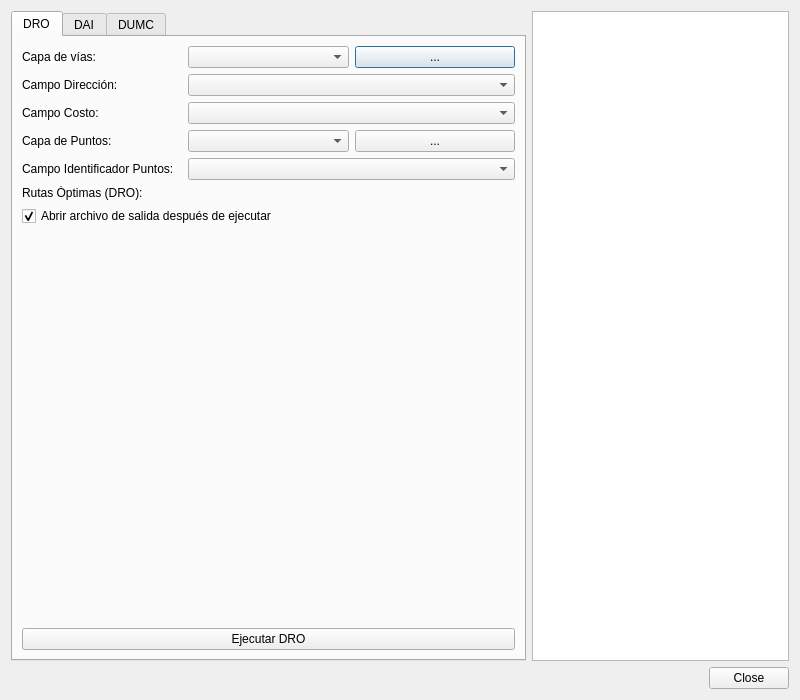
<?xml version="1.0" encoding="UTF-8"?>
<ui version="4.0">
 <class>MiPluginAnalisisRedesDialogBase</class>
 <widget class="QDialog" name="MiPluginAnalisisRedesDialogBase">
  <property name="geometry">
   <rect>
    <x>0</x>
    <y>0</y>
    <width>800</width>
    <height>700</height>
   </rect>
  </property>
  <property name="windowTitle">
   <string>Plugin de Análisis de Redes de Transporte</string>
  </property>
  <layout class="QVBoxLayout" name="verticalLayout_Main">
   <item>
    <layout class="QHBoxLayout" name="horizontalLayout_Top" stretch="2,1">
     <item>
      <widget class="QTabWidget" name="tabWidgetMain">
       <property name="currentIndex">
        <number>0</number>
       </property>
       <widget class="QWidget" name="tabDRO">
        <attribute name="title">
         <string>DRO</string>
        </attribute>
        <layout class="QVBoxLayout" name="verticalLayout_DRO">
         <item>
          <layout class="QGridLayout" name="gridLayout_DRO_Inputs">
           <item row="0" column="0">
            <widget class="QLabel" name="label_dro_vias">
             <property name="text">
              <string>Capa de vías:</string>
             </property>
            </widget>
           </item>
           <item row="0" column="1">
            <widget class="QgsMapLayerComboBox" name="mMapLayerComboBox_dro_vias"/>
           </item>
           <item row="0" column="2">
            <widget class="QPushButton" name="mPushButton_dro_vias_browse">
             <property name="toolTip">
              <string>Examinar capa de vías en el disco</string>
             </property>
             <property name="text">
              <string>...</string>
             </property>
            </widget>
           </item>
           <item row="1" column="0">
            <widget class="QLabel" name="label_dro_direccion">
             <property name="text">
              <string>Campo Dirección:</string>
             </property>
            </widget>
           </item>
           <item row="1" column="1" colspan="2">
            <widget class="QgsFieldComboBox" name="mFieldComboBox_dro_direccion"/>
           </item>
           <item row="2" column="0">
            <widget class="QLabel" name="label_dro_costo">
             <property name="text">
              <string>Campo Costo:</string>
             </property>
            </widget>
           </item>
           <item row="2" column="1" colspan="2">
            <widget class="QgsFieldComboBox" name="mFieldComboBox_dro_costo"/>
           </item>
           <item row="3" column="0">
            <widget class="QLabel" name="label_dro_puntos">
             <property name="text">
              <string>Capa de Puntos:</string>
             </property>
            </widget>
           </item>
           <item row="3" column="1">
            <widget class="QgsMapLayerComboBox" name="mMapLayerComboBox_dro_puntos"/>
           </item>
           <item row="3" column="2">
            <widget class="QPushButton" name="mPushButton_dro_puntos_browse">
             <property name="toolTip">
              <string>Examinar capa de puntos en el disco</string>
             </property>
             <property name="text">
              <string>...</string>
             </property>
            </widget>
           </item>
           <item row="4" column="0">
            <widget class="QLabel" name="label_dro_id_puntos">
             <property name="text">
              <string>Campo Identificador Puntos:</string>
             </property>
            </widget>
           </item>
           <item row="4" column="1" colspan="2">
            <widget class="QgsFieldComboBox" name="mFieldComboBox_dro_id_puntos"/>
           </item>
           <item row="5" column="0">
            <widget class="QLabel" name="label_dro_salida">
             <property name="text">
              <string>Rutas Óptimas (DRO):</string>
             </property>
            </widget>
           </item>
           <item row="5" column="1" colspan="2">
            <widget class="QgsFileWidget" name="mFileWidget_dro_salida"/>
           </item>
          </layout>
         </item>
         <item>
          <widget class="QCheckBox" name="mCheckBox_dro_abrir_salida">
           <property name="text">
            <string>Abrir archivo de salida después de ejecutar</string>
           </property>
           <property name="checked">
            <bool>true</bool>
           </property>
          </widget>
         </item>
         <item>
          <spacer name="verticalSpacer_DRO">
           <property name="orientation">
            <enum>Qt::Vertical</enum>
           </property>
           <property name="sizeHint" stdset="0">
            <size>
             <width>20</width>
             <height>40</height>
            </size>
           </property>
          </spacer>
         </item>
         <item>
          <widget class="QPushButton" name="pushButton_run_dro">
           <property name="text">
            <string>Ejecutar DRO</string>
           </property>
          </widget>
         </item>
        </layout>
       </widget>
       <widget class="QWidget" name="tabDAI">
        <attribute name="title">
         <string>DAI</string>
        </attribute>
        <layout class="QVBoxLayout" name="verticalLayout_DAI">
         <item>
          <layout class="QGridLayout" name="gridLayout_DAI_Inputs">
           <item row="0" column="0">
            <widget class="QLabel" name="label_dai_vias">
             <property name="text">
              <string>Capa de vías:</string>
             </property>
            </widget>
           </item>
           <item row="0" column="1">
            <widget class="QgsMapLayerComboBox" name="mMapLayerComboBox_dai_vias"/>
           </item>
           <item row="0" column="2">
            <widget class="QPushButton" name="mPushButton_dai_vias_browse">
             <property name="toolTip">
              <string>Examinar capa de vías en el disco</string>
             </property>
             <property name="text">
              <string>...</string>
             </property>
            </widget>
           </item>
           <item row="1" column="0">
            <widget class="QLabel" name="label_dai_direccion">
             <property name="text">
              <string>Campo Dirección:</string>
             </property>
            </widget>
           </item>
           <item row="1" column="1" colspan="2">
            <widget class="QgsFieldComboBox" name="mFieldComboBox_dai_direccion"/>
           </item>
           <item row="2" column="0">
            <widget class="QLabel" name="label_dai_costo">
             <property name="text">
              <string>Campo Costo:</string>
             </property>
            </widget>
           </item>
           <item row="2" column="1" colspan="2">
            <widget class="QgsFieldComboBox" name="mFieldComboBox_dai_costo"/>
           </item>
           <item row="3" column="0">
            <widget class="QLabel" name="label_dai_puntos">
             <property name="text">
              <string>Capa de Puntos (Centrales):</string>
             </property>
            </widget>
           </item>
           <item row="3" column="1">
            <widget class="QgsMapLayerComboBox" name="mMapLayerComboBox_dai_puntos"/>
           </item>
           <item row="3" column="2">
            <widget class="QPushButton" name="mPushButton_dai_puntos_browse">
             <property name="toolTip">
              <string>Examinar capa de puntos en el disco</string>
             </property>
             <property name="text">
              <string>...</string>
             </property>
            </widget>
           </item>
           <item row="4" column="0">
            <widget class="QLabel" name="label_dai_id_puntos">
             <property name="text">
              <string>Campo Identificador Puntos:</string>
             </property>
            </widget>
           </item>
           <item row="4" column="1" colspan="2">
            <widget class="QgsFieldComboBox" name="mFieldComboBox_dai_id_puntos"/>
           </item>
           <item row="5" column="0">
            <widget class="QLabel" name="label_dai_umbral">
             <property name="text">
              <string>Umbral de Costo (tiempo):</string>
             </property>
            </widget>
           </item>
           <item row="5" column="1" colspan="2">
            <widget class="QgsDoubleSpinBox" name="mDoubleSpinBox_dai_umbral">
             <property name="decimals">
              <number>2</number> </property>
             <property name="maximum">
              <double>999999.99</double> </property>
             <property name="minimum">
              <double>0.0</double> </property>
             <property name="value">
              <double>0.0</double> </property>
             <property name="singleStep">
              <double>1.0</double> </property>
            </widget>
           </item>
           <item row="6" column="0">
            <widget class="QLabel" name="label_dai_salida_lineas">
             <property name="text">
              <string>Área Influencia Líneas (DAI_linea):</string>
             </property>
            </widget>
           </item>
           <item row="6" column="1" colspan="2">
            <widget class="QgsFileWidget" name="mFileWidget_dai_salida_lineas"/>
           </item>
          </layout>
         </item>
         <item>
          <widget class="QCheckBox" name="mCheckBox_dai_abrir_lineas">
           <property name="text">
            <string>Abrir archivo de líneas después de ejecutar</string>
           </property>
           <property name="checked">
            <bool>true</bool>
           </property>
          </widget>
         </item>
         <item>
          <layout class="QGridLayout" name="gridLayout_DAI_Outputs_Poly">
           <item row="0" column="0">
            <widget class="QLabel" name="label_dai_salida_poligono">
             <property name="text">
              <string>Área Influencia Polígono (DAI_poligono):</string>
             </property>
            </widget>
           </item>
           <item row="0" column="1" colspan="2">
            <widget class="QgsFileWidget" name="mFileWidget_dai_salida_poligono"/>
           </item>
          </layout>
         </item>
         <item>
          <widget class="QCheckBox" name="mCheckBox_dai_abrir_poligono">
           <property name="text">
            <string>Abrir archivo de polígono después de ejecutar</string>
           </property>
           <property name="checked">
            <bool>true</bool>
           </property>
          </widget>
         </item>
         <item>
          <spacer name="verticalSpacer_DAI">
           <property name="orientation">
            <enum>Qt::Vertical</enum>
           </property>
           <property name="sizeHint" stdset="0">
            <size>
             <width>20</width>
             <height>40</height>
            </size>
           </property>
          </spacer>
         </item>
         <item>
          <widget class="QPushButton" name="pushButton_run_dai">
           <property name="text">
            <string>Ejecutar DAI</string>
           </property>
          </widget>
         </item>
        </layout>
       </widget>
       <widget class="QWidget" name="tabDUMC">
        <attribute name="title">
         <string>DUMC</string>
        </attribute>
        <layout class="QVBoxLayout" name="verticalLayout_DUMC">
         <item>
          <layout class="QGridLayout" name="gridLayout_DUMC_Inputs">
           <item row="0" column="0">
            <widget class="QLabel" name="label_dumc_vias">
             <property name="text">
              <string>Capa de vías:</string>
             </property>
            </widget>
           </item>
           <item row="0" column="1">
            <widget class="QgsMapLayerComboBox" name="mMapLayerComboBox_dumc_vias"/>
           </item>
           <item row="0" column="2">
            <widget class="QPushButton" name="mPushButton_dumc_vias_browse">
             <property name="toolTip">
              <string>Examinar capa de vías en el disco</string>
             </property>
             <property name="text">
              <string>...</string>
             </property>
            </widget>
           </item>
           <item row="1" column="0">
            <widget class="QLabel" name="label_dumc_direccion">
             <property name="text">
              <string>Campo Dirección:</string>
             </property>
            </widget>
           </item>
           <item row="1" column="1" colspan="2">
            <widget class="QgsFieldComboBox" name="mFieldComboBox_dumc_direccion"/>
           </item>
           <item row="2" column="0">
            <widget class="QLabel" name="label_dumc_costo">
             <property name="text">
              <string>Campo Costo:</string>
             </property>
            </widget>
           </item>
           <item row="2" column="1" colspan="2">
            <widget class="QgsFieldComboBox" name="mFieldComboBox_dumc_costo"/>
           </item>
           <item row="3" column="0">
            <widget class="QLabel" name="label_dumc_puntos1">
             <property name="text">
              <string>Capa de Puntos 1 (Orígenes):</string>
             </property>
            </widget>
           </item>
           <item row="3" column="1">
            <widget class="QgsMapLayerComboBox" name="mMapLayerComboBox_dumc_puntos1"/>
           </item>
           <item row="3" column="2">
            <widget class="QPushButton" name="mPushButton_dumc_puntos1_browse">
             <property name="toolTip">
              <string>Examinar capa de puntos 1 en el disco</string>
             </property>
             <property name="text">
              <string>...</string>
             </property>
            </widget>
           </item>
           <item row="4" column="0">
            <widget class="QLabel" name="label_dumc_id_puntos1">
             <property name="text">
              <string>Identificador Puntos 1:</string>
             </property>
            </widget>
           </item>
           <item row="4" column="1" colspan="2">
            <widget class="QgsFieldComboBox" name="mFieldComboBox_dumc_id_puntos1"/>
           </item>
           <item row="5" column="0">
            <widget class="QLabel" name="label_dumc_puntos2">
             <property name="text">
              <string>Capa de Puntos 2 (Utilidades):</string>
             </property>
            </widget>
           </item>
           <item row="5" column="1">
            <widget class="QgsMapLayerComboBox" name="mMapLayerComboBox_dumc_puntos2"/>
           </item>
           <item row="5" column="2">
            <widget class="QPushButton" name="mPushButton_dumc_puntos2_browse">
             <property name="toolTip">
              <string>Examinar capa de puntos 2 en el disco</string>
             </property>
             <property name="text">
              <string>...</string>
             </property>
            </widget>
           </item>
           <item row="6" column="0">
            <widget class="QLabel" name="label_dumc_id_puntos2">
             <property name="text">
              <string>Identificador Puntos 2:</string>
             </property>
            </widget>
           </item>
           <item row="6" column="1" colspan="2">
            <widget class="QgsFieldComboBox" name="mFieldComboBox_dumc_id_puntos2"/>
           </item>
           <item row="7" column="0">
            <widget class="QLabel" name="label_dumc_salida_puntos">
             <property name="text">
              <string>Utilidades más Cercanas (DUMC_punto):</string>
             </property>
            </widget>
           </item>
           <item row="7" column="1" colspan="2">
            <widget class="QgsFileWidget" name="mFileWidget_dumc_salida_puntos"/>
           </item>
          </layout>
         </item>
         <item>
          <widget class="QCheckBox" name="mCheckBox_dumc_abrir_puntos">
           <property name="text">
            <string>Abrir archivo de puntos después de ejecutar</string>
           </property>
           <property name="checked">
            <bool>true</bool>
           </property>
          </widget>
         </item>
         <item>
          <layout class="QGridLayout" name="gridLayout_DUMC_Outputs_Routes">
           <item row="0" column="0">
            <widget class="QLabel" name="label_dumc_salida_rutas">
             <property name="text">
              <string>Rutas a Utilidades (DUMC_rutas):</string>
             </property>
            </widget>
           </item>
           <item row="0" column="1" colspan="2">
            <widget class="QgsFileWidget" name="mFileWidget_dumc_salida_rutas"/>
           </item>
          </layout>
         </item>
         <item>
          <widget class="QCheckBox" name="mCheckBox_dumc_abrir_rutas">
           <property name="text">
            <string>Abrir archivo de rutas después de ejecutar</string>
           </property>
           <property name="checked">
            <bool>true</bool>
           </property>
          </widget>
         </item>
         <item>
          <spacer name="verticalSpacer_DUMC">
           <property name="orientation">
            <enum>Qt::Vertical</enum>
           </property>
           <property name="sizeHint" stdset="0">
            <size>
             <width>20</width>
             <height>40</height>
            </size>
           </property>
          </spacer>
         </item>
         <item>
          <widget class="QPushButton" name="pushButton_run_dumc">
           <property name="text">
            <string>Ejecutar DUMC</string>
           </property>
          </widget>
         </item>
        </layout>
       </widget>
      </widget>
     </item>
     <item>
      <widget class="QTextBrowser" name="textBrowser_descripcion">
       <property name="minimumSize">
        <size>
         <width>200</width>
         <height>0</height>
        </size>
       </property>
      </widget>
     </item>
    </layout>
   </item>
   <item>
    <widget class="QDialogButtonBox" name="buttonBox_main">
     <property name="orientation">
      <enum>Qt::Horizontal</enum>
     </property>
     <property name="standardButtons">
      <set>QDialogButtonBox::Close</set>
     </property>
    </widget>
   </item>
  </layout>
 </widget>
 <customwidgets>
  <customwidget>
   <class>QgsDoubleSpinBox</class>
   <extends>QDoubleSpinBox</extends>
   <header>qgsdoublespinbox.h</header>
  </customwidget>
  <customwidget>
   <class>QgsFieldComboBox</class>
   <extends>QComboBox</extends>
   <header>qgsfieldcombobox.h</header>
  </customwidget>
  <customwidget>
   <class>QgsFileWidget</class>
   <extends>QWidget</extends>
   <header>qgsfilewidget.h</header>
  </customwidget>
  <customwidget>
   <class>QgsMapLayerComboBox</class>
   <extends>QComboBox</extends>
   <header>qgsmaplayercombobox.h</header>
  </customwidget>
 </customwidgets>
 <resources/>
 <connections>
  <connection>
   <sender>buttonBox_main</sender>
   <signal>rejected()</signal>
   <receiver>MiPluginAnalisisRedesDialogBase</receiver>
   <slot>reject()</slot>
   <hints>
    <hint type="sourcelabel">
     <x>316</x>
     <y>260</y>
    </hint>
    <hint type="destinationlabel">
     <x>286</x>
     <y>274</y>
    </hint>
   </hints>
  </connection>
  <connection>
   <sender>buttonBox_main</sender>
   <signal>accepted()</signal>
   <receiver>MiPluginAnalisisRedesDialogBase</receiver>
   <slot>accept()</slot>
   <hints>
    <hint type="sourcelabel">
     <x>248</x>
     <y>254</y>
    </hint>
    <hint type="destinationlabel">
     <x>157</x>
     <y>274</y>
    </hint>
   </hints>
  </connection>
 </connections>
</ui>
